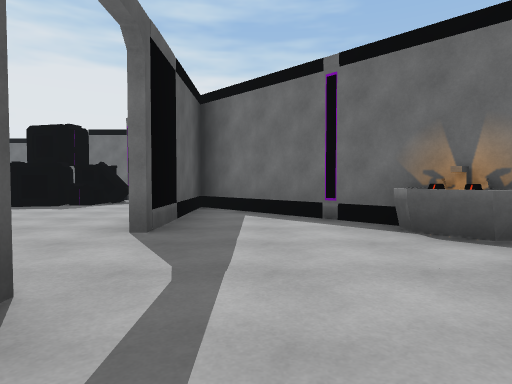
[1] (above)

21 first-person views from a walk through a 3-D level made in the Unity game engine. The camera is 1.2 m above the floor, tilts 2° down and sees 75° across. The floor is counted in squares, 2 m on a side. Each view is taken from the middle of a square. On the plan, view 1 faces up. The plan holds only what a view shows up to about 10 squares ahead; the rest is blank. The place goes on beyond the plan. The player is left out.

[2]
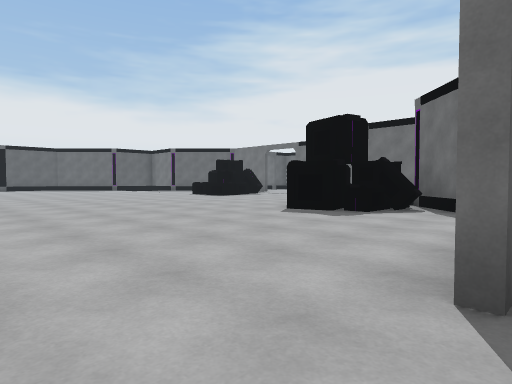

[3]
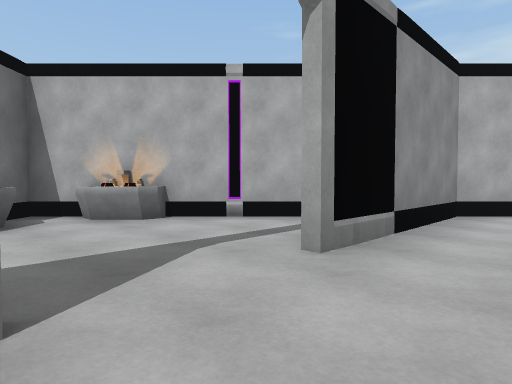

[4]
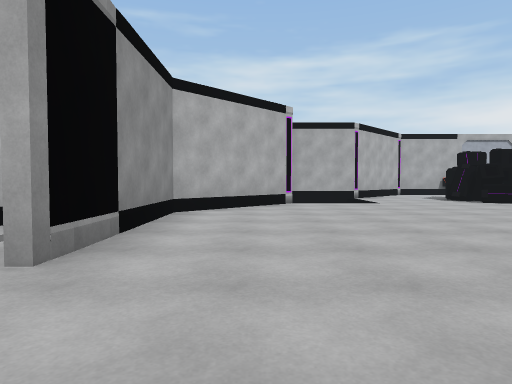

[5]
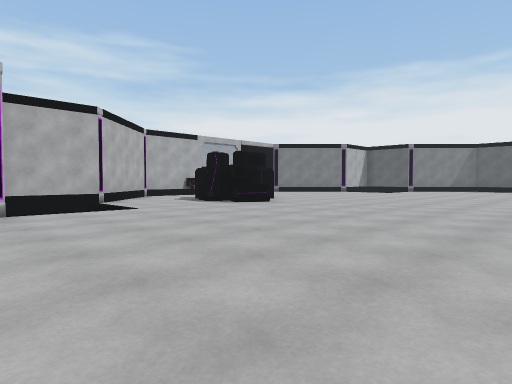

[6]
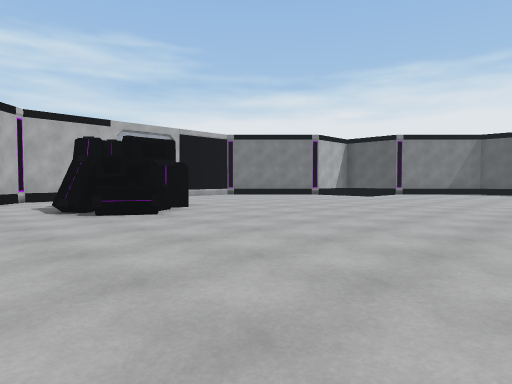

[7]
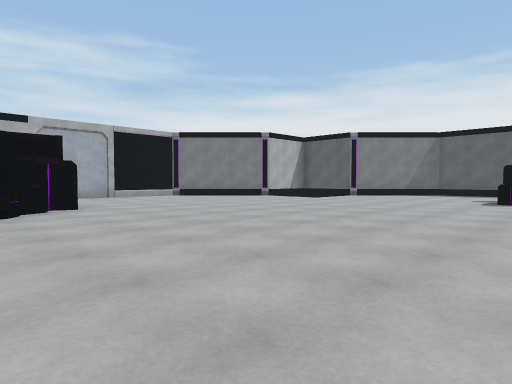

[8]
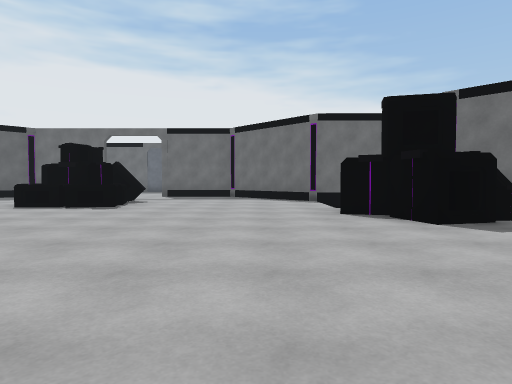

[9]
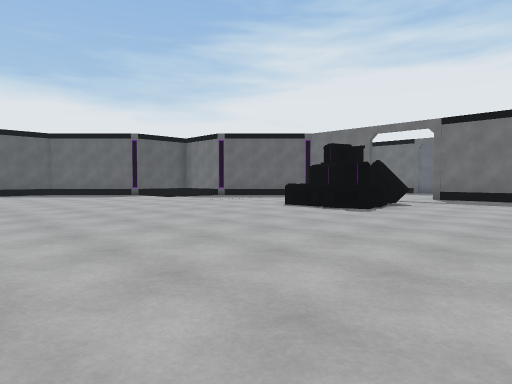

[10]
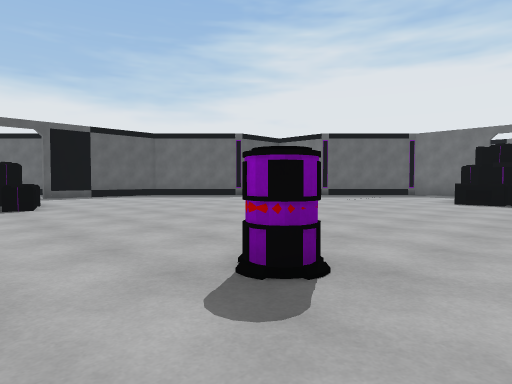

[11]
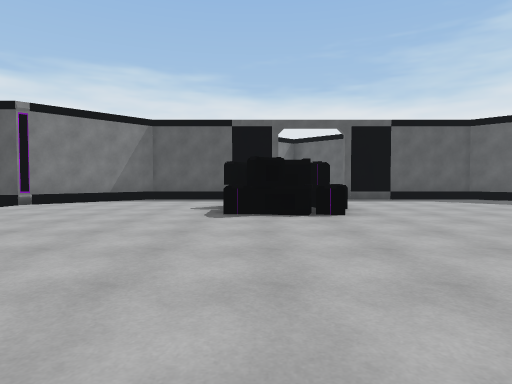

[12]
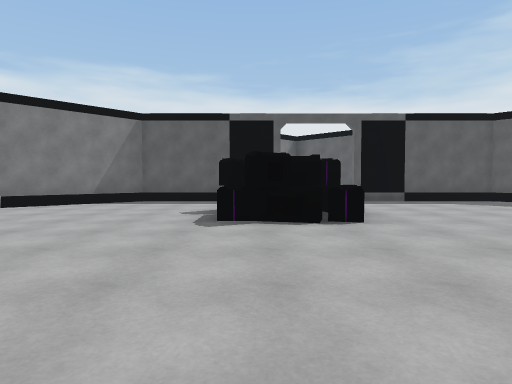

[13]
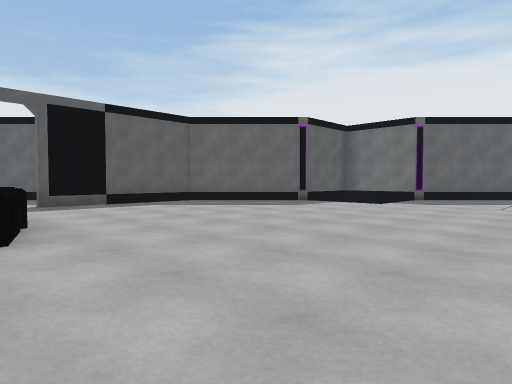

[14]
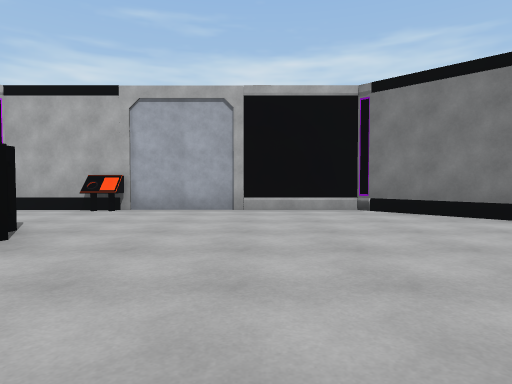

[15]
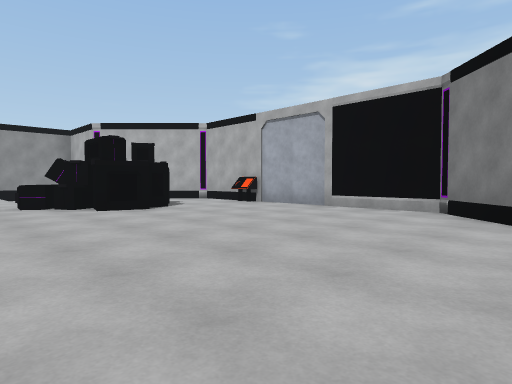

[16]
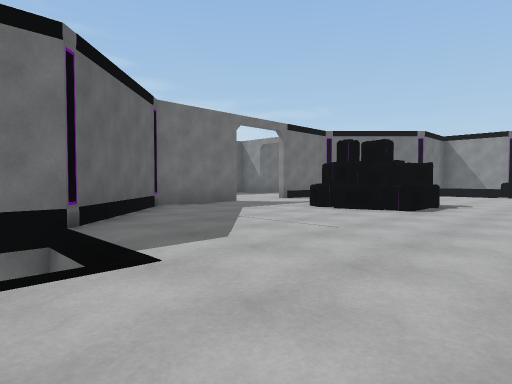

[17]
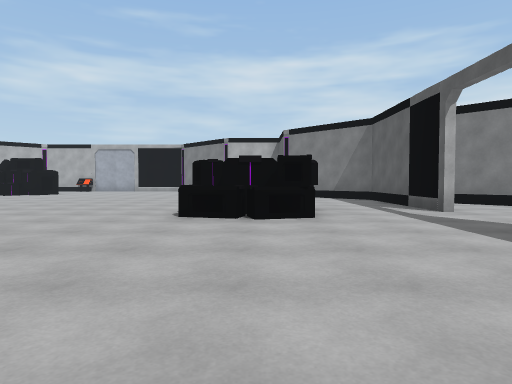

[18]
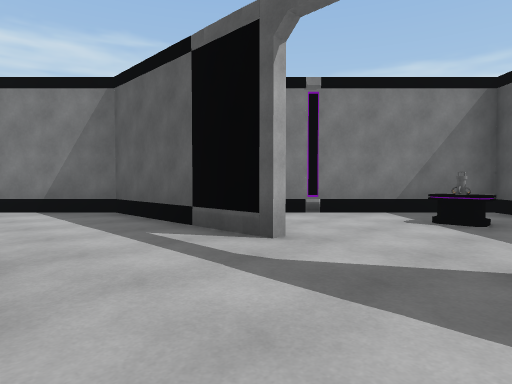

[19]
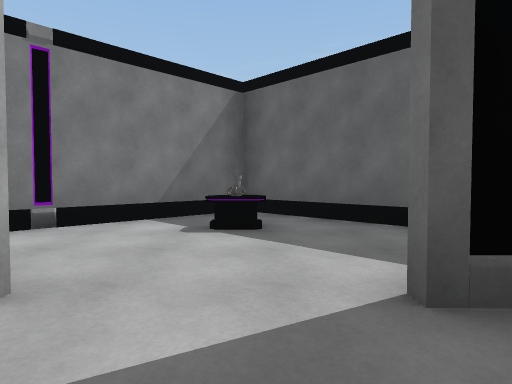

[20]
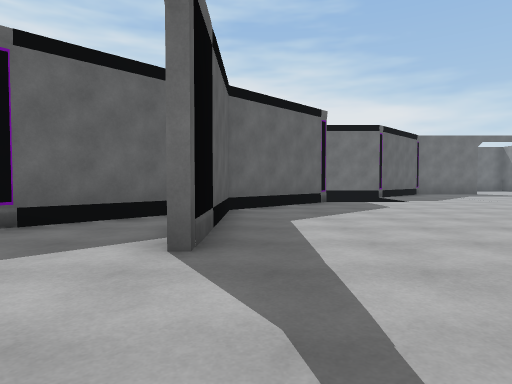

[21]
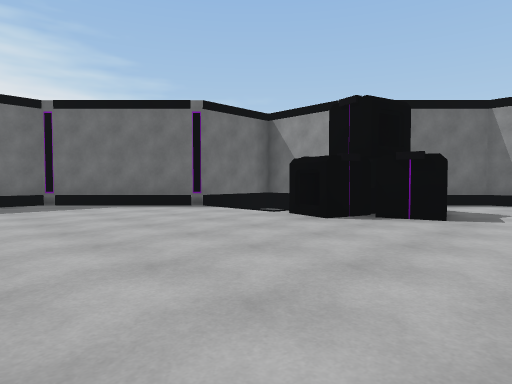

### Floor plan
Points are (right, up) in squares from view 1. A wall is a line through its corners. A room is listed if a view was taken in it or the views show most of it. See-through windows are left out.
Room 1 (views 1, 2)
walls: (0.3, -0.5) (3.5, 2.8) (-0.3, 6.6); (-1.2, 7.5) (-1.2, 3.8)
ways out: opening at (-1, 2.5) to room 2
objects: other object (1, 2); other object (1, 4); sink (2, 2); sink (2, 4)
Room 2 (views 3, 4, 5, 6, 7, 8, 9, 10, 11, 12, 13, 14, 15, 16, 17, 18, 19, 20, 21)
walls: (-23.5, 1.7) (-23.5, -2.2) (-21, -4.7); (-21, 10.3) (-23.5, 7.7) (-23.5, 3.7); (-6.2, 12.5) (-8.9, 15.2) (-10.9, 15.2); (-4, -4.8) (-1.5, -2.3) (-1.5, 1.8); (-17.8, -8) (-16, -9.8) (-9, -9.8) (-8.3, -9.1); (-13.5, 15.2) (-16.1, 15.2) (-18.8, 12.5); (-1.5, 7.2) (-1.5, 7.8) (-4, 10.3); (-7.2, -8) (-6.2, -7); (-11.4, -9.9) (-11.4, -9.3); (-0.3, 6.6) (-1.2, 7.5)
low walls: (-11.4, -9.3) (-10.6, -9.3)
ways out: opening at (-1, 2.5) to room 1; opening at (-24, 2.5); opening at (-12.5, 15)
objects: other object (-21, 1) to (-19, 3); gun (-13, 3); other object (-13, 11) to (-11, 12); other object (-11, -7) to (-9, -5); other object (-6, 8) to (-4, 10)

Where each view was taken, in squares from view 1:
view 1: 0 up, 0 right, facing up
view 2: 2 up, 1 left, facing up-left
view 3: 4 up, 3 left, facing down-right
view 4: 4 up, 3 left, facing down
view 5: 2 up, 3 left, facing down-left
view 6: 1 up, 7 left, facing down-left
view 7: 2 up, 9 left, facing down-left
view 8: 3 up, 8 left, facing up
view 9: 4 up, 8 left, facing up-left
view 10: 1 up, 11 left, facing up-left
view 11: 1 up, 13 left, facing left
view 12: 1 up, 14 left, facing left
view 13: 2 up, 15 left, facing up-left
view 14: 3 down, 14 left, facing down
view 15: 3 down, 18 left, facing down-right
view 16: 8 up, 20 left, facing up-right
view 17: 8 up, 20 left, facing down
view 18: 4 up, 21 left, facing down-left
view 19: 3 up, 22 left, facing left
view 20: 1 up, 23 left, facing up
view 21: 6 up, 11 left, facing up-right
